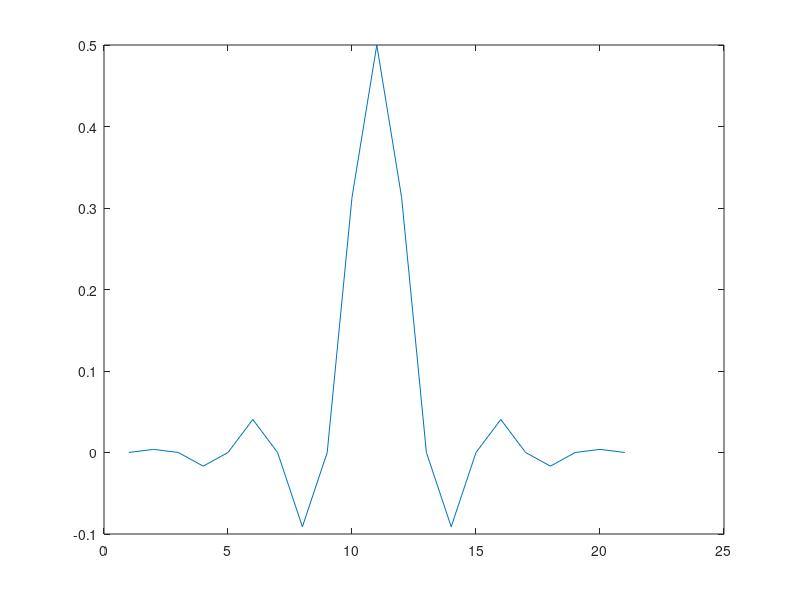
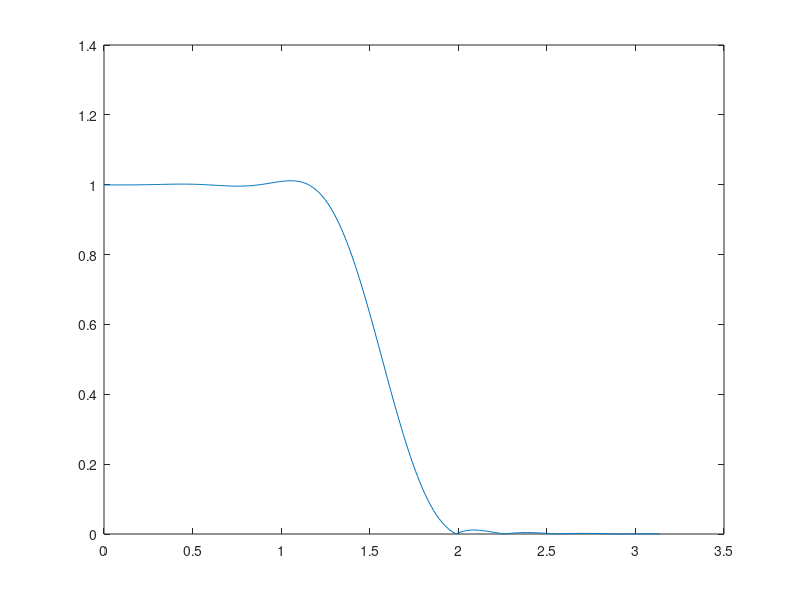
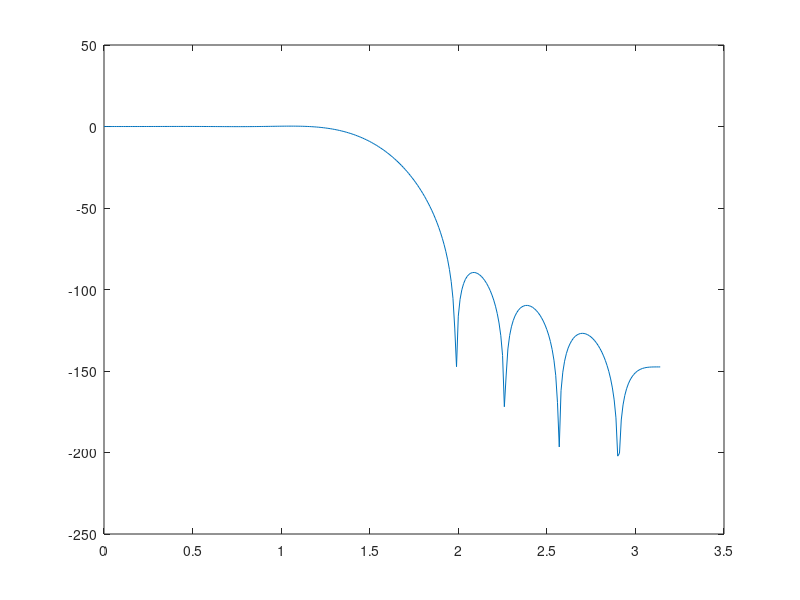

Write MATLAB code to recreate these figures, in order.
clc 
close all 
clear all
N=21; 
f1=0.2;
f2=0.3;
M=(N-1)/2;
h=zeros(1,N);
for i=0:N-1
    h(i+1)=(sin(pi*(f2-f1)*(i-M)*sin(pi*(f2+f1)*(i-M))))/((pi^2)*(f2-f1)*((i-M)^2));
end
h(M+1)=f1+f2;
 
plot(h)
 
w1=0:1/100:pi;
H=0;
j=sqrt(-1);
for n=1:length(h)
    H=H+h(n)*exp(-j*w1*n);
end
  figure;
  plot(w1,abs(H))
  figure;
  plot(w1,20*log(abs(H)))
